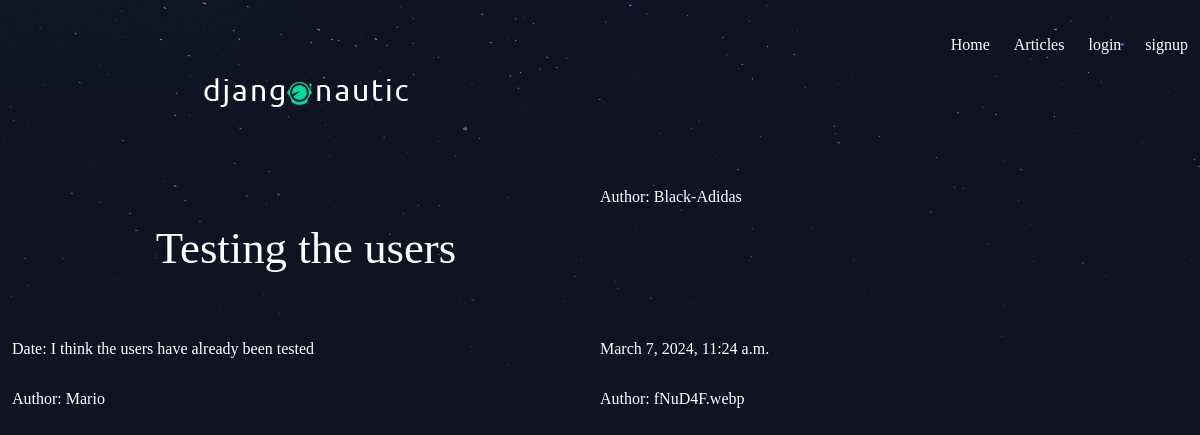
Screenshot of /article/2/ with the database file from the repository.
### base/models.py (models this page shows, shortened)
class Article(models.Model):
    title = models.CharField(max_length=200)
    slug = models.SlugField(unique=True, max_length=200)
    content = models.TextField()
    date_published = models.DateTimeField(default=timezone.now)
    thumb = models.ImageField(default='default.png', blank=True)
    author = models.ForeignKey(User, default = None, on_delete = models.CASCADE)

### base/views.py (the view)
# urls.py: path('article/<int:article_id>/', views.article_detail, name='article_detail'),
def article_detail(request,article_id,  *args, **kwargs):
    article = get_object_or_404(Article, pk = article_id)
    return render(request, 'base/article_detail.html', {'article':article})

### base/templates/base/article_detail.html
{% extends 'base.html' %}
{% block content %}
    <h1>{{ article.title }}</h1>
    <p>Author: {{ article.slug }}</p>
    <p>Date: {{ article.content }}</p>
    <p>{{ article.date_published }}</p>
    <p>Author: {{ article.author }}</p>
    <p>Author: {{ article.thumb }}</p>
{% endblock %}

### assets/style.css (style rules this page uses)
body { background-color: #0f121f; background-image: url(stars.png); background-repeat: no-repeat; color: #fff; margin: 0; padding: 0; }
body * { font-family: Ubuntu; }
h1, h2, h3, h4, h5 { font-weight: normal; margin: 0; }
.wrapper h1 { text-align: center; margin: 50px auto; font-size: 2.8em; }

### rows the page displays
Article: title "Testing the users", slug "Black-Adidas", content "I think the users have already been tested", date_published "March 7, 2024, 11:24 a.m.", author "Mario", thumb "fNuD4F.webp"
